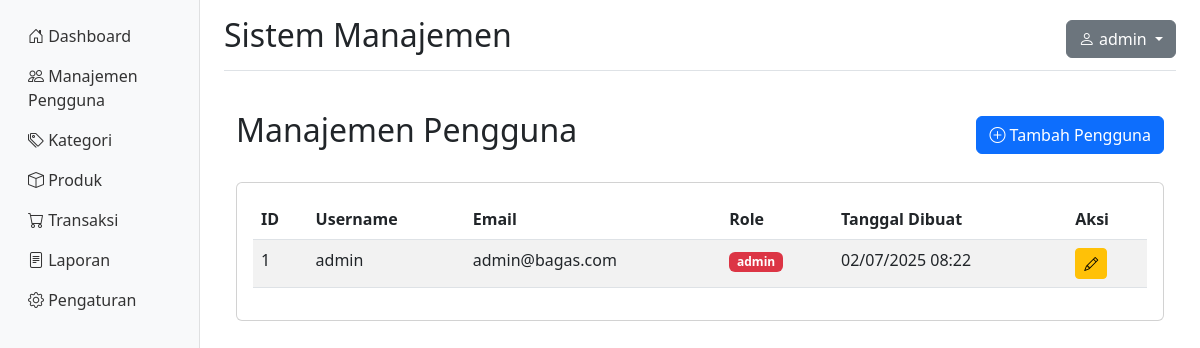
The page /admin/users.php (signed in) on the database its author committed.
### tables this page shows
CREATE TABLE IF NOT EXISTS users (
    id INT PRIMARY KEY AUTO_INCREMENT,
    username VARCHAR(50) UNIQUE NOT NULL,
    email VARCHAR(100) UNIQUE NOT NULL,
    password VARCHAR(255) NOT NULL,
    full_name VARCHAR(100),
    phone VARCHAR(20),
    address TEXT,
    role ENUM('admin', 'user') DEFAULT 'user',
    is_active BOOLEAN DEFAULT TRUE,
    created_at DATETIME DEFAULT CURRENT_TIMESTAMP,
    updated_at DATETIME DEFAULT CURRENT_TIMESTAMP ON UPDATE CURRENT_TIMESTAMP
);

### admin/users.php (the view, shortened to what this page needs)
<?php
require_once '../auth/auth.php';
$users = [];
$page = isset($_GET['page']) ? max(1, intval($_GET['page'])) : 1;
$limit = 10;
$offset = ($page - 1) * $limit;
try {
    $stmt = $pdo->query("SELECT COUNT(*) as total FROM users");
    $totalUsers = $stmt->fetch()['total'];
    if ($totalUsers === 0) {
        echo '<div class="alert alert-info" role="alert">Belum ada data pengguna yang tersedia.</div>';
    } else {
        $stmt = $pdo->prepare("SELECT * FROM users ORDER BY created_at DESC LIMIT $limit OFFSET $offset");
        $stmt->execute();
        $users = $stmt->fetchAll();
    }
} catch(PDOException $e) {
    echo '<div class="alert alert-danger" role="alert">Gagal mengambil data pengguna.</div>';
}
include '../includes/header.php';
?>
<div class="container-fluid py-4">
    <div class="d-flex justify-content-between align-items-center mb-4">
        <h2>Manajemen Pengguna</h2>
        <button type="button" class="btn btn-primary" data-bs-toggle="modal" data-bs-target="#addUserModal">
            <i class="bi bi-plus-circle"></i> Tambah Pengguna
        </button>
    </div>
    <div class="card">
        <div class="card-body">
            <div class="table-responsive">
                <table class="table table-striped">
                    <thead>
                        <tr>
                            <th>ID</th>
                            <th>Username</th>
                            <th>Email</th>
                            <th>Role</th>
                            <th>Tanggal Dibuat</th>
                            <th>Aksi</th>
                        </tr>
                    </thead>
                    <tbody>
                        <?php foreach($users as $user): ?>
                        <tr>
                            <td><?php echo $user['id']; ?></td>
                            <td><?php echo htmlspecialchars($user['username']); ?></td>
                            <td><?php echo htmlspecialchars($user['email']); ?></td>
                            <td><span class="badge bg-<?php echo $user['role'] === 'admin' ? 'danger' : 'primary'; ?>"><?php echo htmlspecialchars($user['role']); ?></span></td>
                            <td><?php echo date('d/m/Y H:i', strtotime($user['created_at'])); ?></td>
                            <td>
                                <button type="button" class="btn btn-sm btn-warning" data-bs-toggle="modal" data-bs-target="#editUserModal<?php echo $user['id']; ?>">
                                    <i class="bi bi-pencil"></i>
                                </button>
                            </td>
                        </tr>
                        <?php endforeach; ?>
                    </tbody>
                </table>
            </div>
        </div>
    </div>
</div>
<?php include '../includes/footer.php'; ?>

### rows shown on the page
users: id "1", username "admin", email "admin@bagas.com", role "admin", created_at "02/07/2025 08:22"

### other values the page prints
$settings['site_name'] "Sistem Manajemen"
$_SESSION['username'] "admin"
